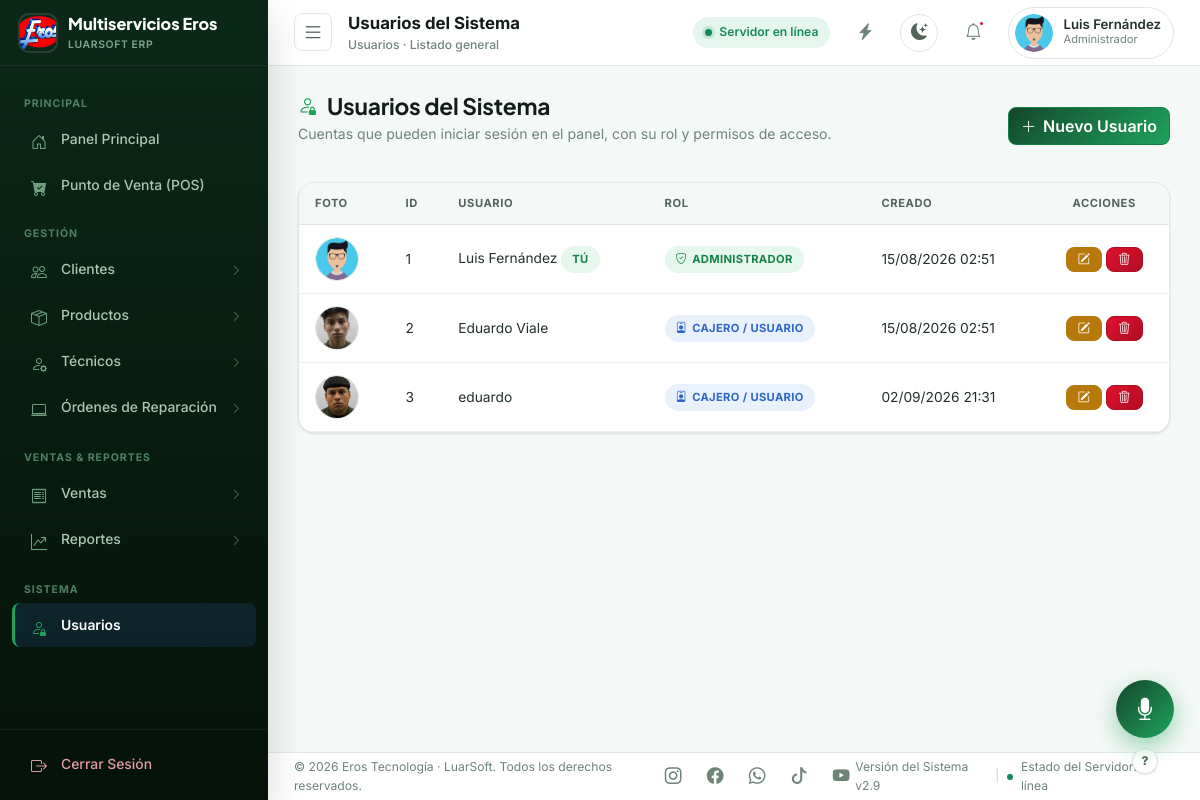
Page /modules/usuarios/listado.php (signed in) on the committed database.
### tables this page shows
CREATE TABLE `usuarios` (
  `id_usuario` int(11) NOT NULL,
  `usuario` varchar(50) NOT NULL,
  `rol` varchar(20) NOT NULL DEFAULT 'Administrador',
  `permisos` text DEFAULT NULL,
  `foto` varchar(255) DEFAULT NULL,
  `contraseña` varchar(255) NOT NULL,
  `fecha_creacion` timestamp NOT NULL DEFAULT current_timestamp()
);

### includes/funciones.php (called while the page is built, shortened)
<?php
function url(string $path = ''): string
{
    $base = rtrim(BASE_URL, '/');
    $path = ltrim($path, '/');
    $fullUrl = $base . '/' . $path;
    $slug = defined('TENANT_SLUG') ? TENANT_SLUG : ($_SESSION['tenant_slug'] ?? ($_SESSION['current_tenant_slug'] ?? 'eros'));
    return $fullUrl;
}
function h($valor): string
{
    return htmlspecialchars((string)($valor ?? ''), ENT_QUOTES, 'UTF-8');
}
function usuarioActual(): string
{
    return $_SESSION['usuario'] ?? 'Invitado';
}

### includes/permisos.php (called while the page is built, shortened)
<?php
function esAdministrador(): bool
{
    return ($_SESSION['rol'] ?? 'Administrador') === 'Administrador';
}
function tienePermiso(string $modulo): bool
{
    if (esAdministrador()) { return true; }
    $permisos = $_SESSION['permisos'] ?? [];
    return in_array($modulo, $permisos, true);
}

### modules/usuarios/listado.php (the view, shortened to what this page needs)
<?php
require_once __DIR__ . '/../../includes/funciones.php';
require_once __DIR__ . '/../../includes/auth.php';
$resultado = mysqli_query($conexion, "SELECT * FROM usuarios ORDER BY id_usuario ASC");
$totalUsuarios = $resultado ? mysqli_num_rows($resultado) : 0;
$page_title = 'Usuarios del Sistema';
$page_subtitle = 'Usuarios · Listado general';
include __DIR__ . '/../../includes/layout_top.php';
?>
<div class="page-heading d-flex justify-content-between align-items-center flex-wrap gap-2">
    <div>
        <h1><i class="bi bi-person-lock"></i> Usuarios del Sistema</h1>
        <p>Cuentas que pueden iniciar sesión en el panel, con su rol y permisos de acceso.</p>
    </div>
    <a href="<?= url('modules/usuarios/nuevo.php') ?>" class="btn btn-primary no-print"><i class="bi bi-plus-lg"></i> Nuevo Usuario</a>
</div>
<div class="table-erp-wrap">
    <div class="table-responsive">
        <table class="table table-hover align-middle mb-0">
            <thead>
                <tr><th class="no-print">Foto</th><th>ID</th><th>Usuario</th><th>Rol</th><th>Creado</th><th class="no-print text-center">Acciones</th></tr>
            </thead>
            <tbody>
            <?php if ($resultado && mysqli_num_rows($resultado) > 0): ?>
                <?php while ($fila = mysqli_fetch_assoc($resultado)): ?>
                    <tr>
                        <td class="no-print">
                            <?php if (!empty($fila['foto'])): ?>
                                <img src="<?= url('uploads/usuarios/' . $fila['foto']) ?>" alt="<?= h($fila['usuario']) ?>" style="width:44px; height:44px; object-fit:cover; border-radius:50%; border:1px solid var(--n-200);">
                            <?php else: ?>
                                <span style="width:44px; height:44px; display:inline-flex; align-items:center; justify-content:center; border-radius:50%; background:var(--n-100); color:var(--n-400);"><i class="bi bi-person"></i></span>
                            <?php endif; ?>
                        </td>
                        <td><?= h($fila['id_usuario']) ?></td>
                        <td>
                            <?= h($fila['usuario']) ?>
                            <?php if (!empty($_SESSION['id_usuario']) && (int)$_SESSION['id_usuario'] === (int)$fila['id_usuario']): ?>
                                <span class="badge-status brand">Tú</span>
                            <?php endif; ?>
                        </td>
                        <td>
                            <?php $esAdminFila = ($fila['rol'] ?? 'Administrador') === 'Administrador'; ?>
                            <span class="badge-status <?= $esAdminFila ? 'brand' : 'info' ?>">
                                <i class="bi <?= $esAdminFila ? 'bi-shield-check' : 'bi-person-badge' ?>"></i>
                                <?= h($fila['rol'] ?? 'Administrador') ?>
                            </span>
                        </td>
                        <td><?= !empty($fila['fecha_creacion']) ? h(date('d/m/Y H:i', strtotime($fila['fecha_creacion']))) : '—' ?></td>
                        <td class="no-print text-center">
                            <a href="<?= url('modules/usuarios/editar.php?id=' . (int)$fila['id_usuario']) ?>" class="btn btn-warning btn-sm" title="Editar / cambiar contraseña"><i class="bi bi-pencil-square"></i></a>
                            <?php if ($totalUsuarios > 1): ?>
                                <a href="<?= url('modules/usuarios/eliminar.php?id=' . (int)$fila['id_usuario']) ?>" class="btn btn-danger btn-sm" title="Eliminar" data-confirm-delete="¿Eliminar al usuario «<?= h($fila['usuario']) ?>»? Ya no podrá iniciar sesión.">
                                    <i class="bi bi-trash3"></i>
                                </a>
                            <?php else: ?>
                                <button type="button" class="btn btn-danger btn-sm" disabled title="Debe existir al menos un usuario en el sistema"><i class="bi bi-trash3"></i></button>
                            <?php endif; ?>
                        </td>
                    </tr>
                <?php endwhile; ?>
            <?php else: ?>
                <tr><td colspan="6" class="text-center text-muted py-4">No hay usuarios registrados.</td></tr>
            <?php endif; ?>
            </tbody>
        </table>
    </div>
</div>
<?php include __DIR__ . '/../../includes/layout_bottom.php'; ?>

### includes/header.php (shortened to what this page needs)
<?php
$page_title = $page_title ?? 'LuarSoft';
$page_subtitle = $page_subtitle ?? '';
$nombre_usuario = usuarioActual();
$inicial_usuario = strtoupper(substr($nombre_usuario, 0, 1));
$rol_usuario = $_SESSION['rol'] ?? 'Administrador';
$foto_usuario = null;
if (!empty($_SESSION['id_usuario']) && isset($conexion)) {
    $stmtFotoTopbar = mysqli_prepare($conexion, "SELECT foto FROM usuarios WHERE id_usuario = ? LIMIT 1");
    mysqli_stmt_bind_param($stmtFotoTopbar, "i", $_SESSION['id_usuario']);
    mysqli_stmt_execute($stmtFotoTopbar);
    $foto_usuario = mysqli_stmt_get_result($stmtFotoTopbar)->fetch_assoc()['foto'] ?? null;
}
?>
<header class="topbar">
    <div class="topbar-left">
        <button class="topbar-toggle" id="toggleSidebar" type="button" title="Mostrar/ocultar menú"><i class="bi bi-list icon-lg"></i></button>
        <div>
            <div class="topbar-title"><?= h($page_title) ?></div>
            <?php if ($page_subtitle): ?>
                <div class="topbar-breadcrumb"><?= h($page_subtitle) ?></div>
            <?php endif; ?>
        </div>
    </div>
    <div class="topbar-right">
        <div class="status-pill">
            <span class="status-dot"></span> <span class="status-pill-text">Servidor en línea</span>
        </div>
        <?php if (tienePermiso('pos')): ?>
        <button class="icon-btn" title="Accesos rápidos: Punto de Venta" onclick="window.location.href='<?= url('modules/ventas/pos.php') ?>'"><i class="bi bi-lightning-charge-fill"></i></button>
        <?php endif; ?>
        <button class="theme-toggle-btn" id="themeToggleBtn" type="button" title="Cambiar a modo oscuro">
            <i class="bi bi-moon-stars-fill"></i>
        </button>
        <button class="icon-btn" title="Notificaciones">
            <i class="bi bi-bell"></i><span class="badge-dot"></span>
        </button>
        <div class="user-chip" title="Sesión de <?= h($nombre_usuario) ?>">
            <?php if (!empty($foto_usuario)): ?>
                <img class="user-avatar" src="<?= url('uploads/usuarios/' . $foto_usuario) ?>" alt="<?= h($nombre_usuario) ?>" style="object-fit:cover;">
            <?php else: ?>
                <div class="user-avatar"><?= h($inicial_usuario) ?></div>
            <?php endif; ?>
            <div>
                <div class="user-name"><?= h($nombre_usuario) ?></div>
                <div class="user-role"><?= h($rol_usuario) ?></div>
            </div>
        </div>
    </div>
</header>

### rows in the picture
usuarios: foto (picture), id_usuario "1", usuario "Luis Fernández", shows "TÚ", rol "ADMINISTRADOR", fecha_creacion "15/08/2026 02:51"
usuarios: foto (picture), id_usuario "2", usuario "Eduardo Viale", rol "CAJERO / USUARIO", fecha_creacion "15/08/2026 02:51"
usuarios: foto+usuario (picture), id_usuario "3", usuario "eduardo", rol "CAJERO / USUARIO", fecha_creacion "02/09/2026 21:31"

### other values in the picture
defined('TENANT_NOMBRE') ? TENANT_NOMBRE : 'Multiservicios Eros' "Multiservicios Eros"
$bloque['titulo'] "PRINCIPAL"
$item['label'] "Panel Principal"
$item['label'] "Punto de Venta (POS)"
$bloque['titulo'] "GESTIÓN"
$item['label'] "Clientes"
$item['label'] "Productos"
$item['label'] "Técnicos"
$item['label'] "Órdenes de Reparación"
$bloque['titulo'] "VENTAS & REPORTES"
$item['label'] "Ventas"
$item['label'] "Reportes"
$bloque['titulo'] "SISTEMA"
$item['label'] "Usuarios"
$page_title "Usuarios del Sistema"
